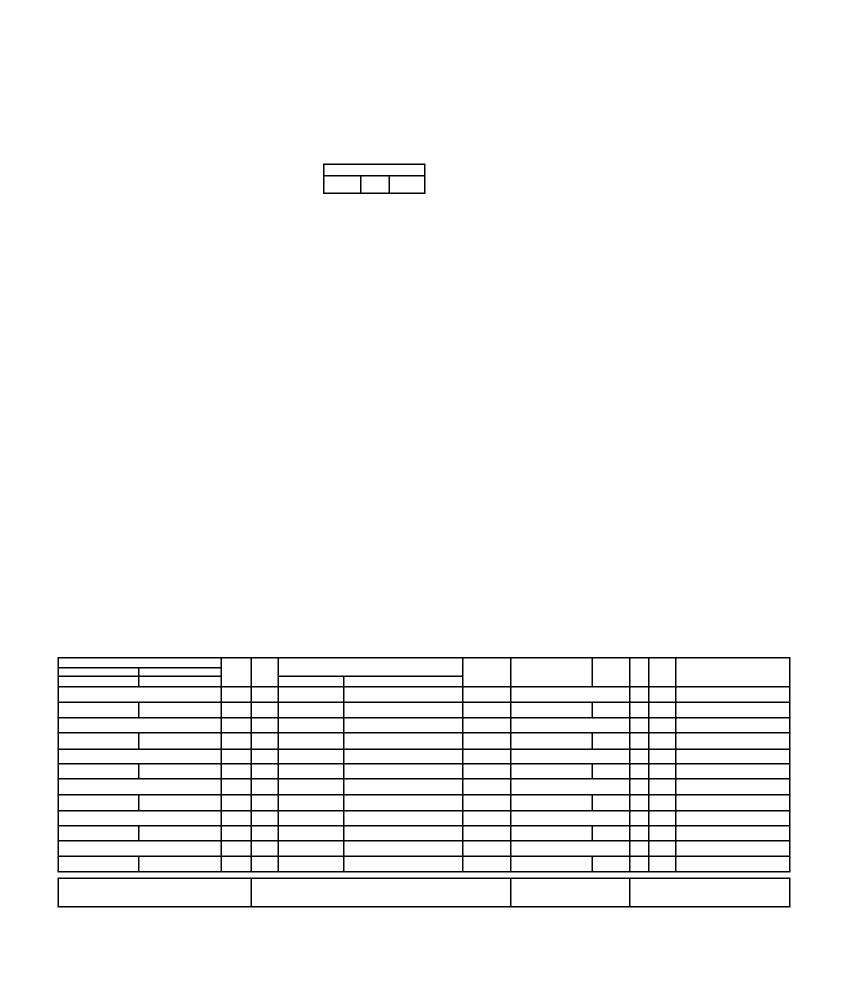
#> input picture templates/03-tables-frame.jpg, 1699 x 2014 px (shown at 1/2 size)
$ python -i image_processing.py   (imports and definitions only)
#> lines starting #> are read from the running program, lines starting #| are printed output that depends on the picture; after the words box and inside, x2 and y2 are one past the last pixel; in counts of white or black regions, pixels touching at a corner belong together
#> further down, picture is the input picture: shape (2014, 1699, 3); min 0, max 255, mean 248.3
# -----------------------------
#   IMPORTS
# -----------------------------
# Import the necessary packages
import cv2
import numpy as np
import imutils
from util.general_utilities import load_image

# -----------------------------
#   FUNCTIONS
# -----------------------------

# [32 lines left out: functions extract_roi, remove_blobs, not called in this run]

def remove_hlines(image):
    gray = cv2.cvtColor(image, cv2.COLOR_BGR2GRAY)
    # convert image to binary
    binary = cv2.adaptiveThreshold(gray, 255, cv2.ADAPTIVE_THRESH_MEAN_C, cv2.THRESH_BINARY_INV, 15, 2)
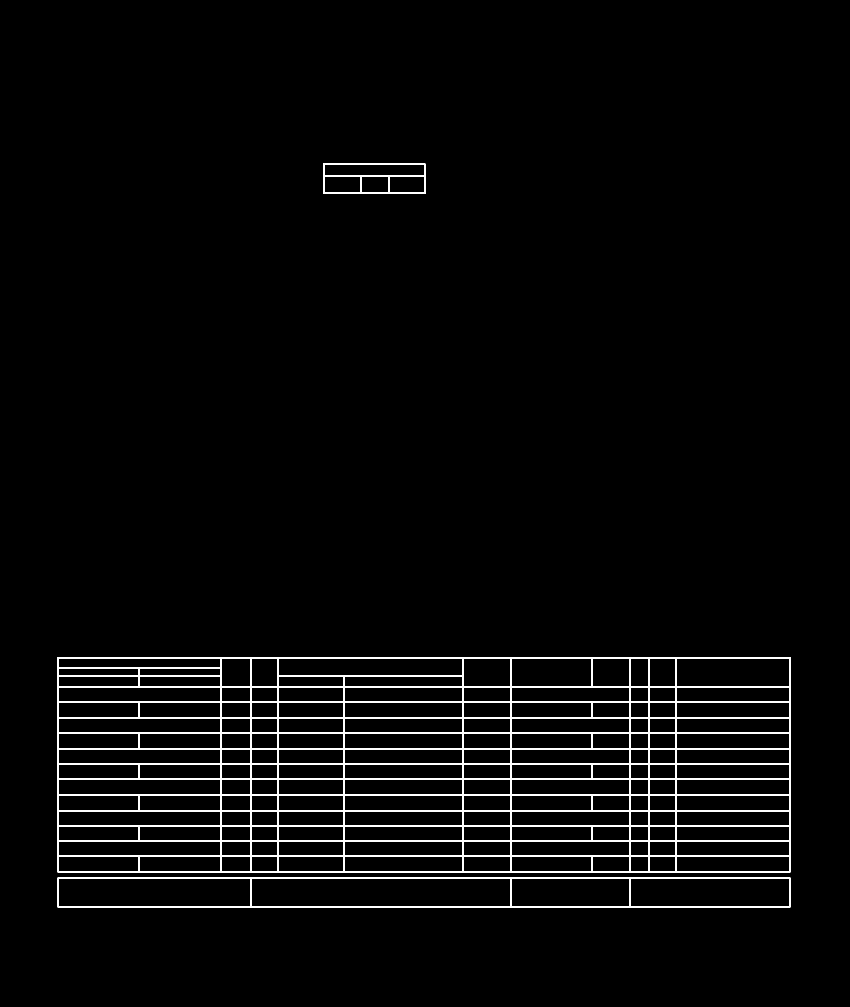
#> binary: shape (2014, 1699) (shown at 1/2 size); 2.6% white; 3 white regions, box (x1, y1, x2, y2) and area: (115, 1314, 1581, 1745) 78609, (115, 1755, 1581, 1815) 9606, (646, 327, 851, 388) 2349
    # apply morphological operations
    kernel = np.ones((3, 40), np.uint8)
    binary = cv2.morphologyEx(binary, cv2.MORPH_OPEN, kernel)
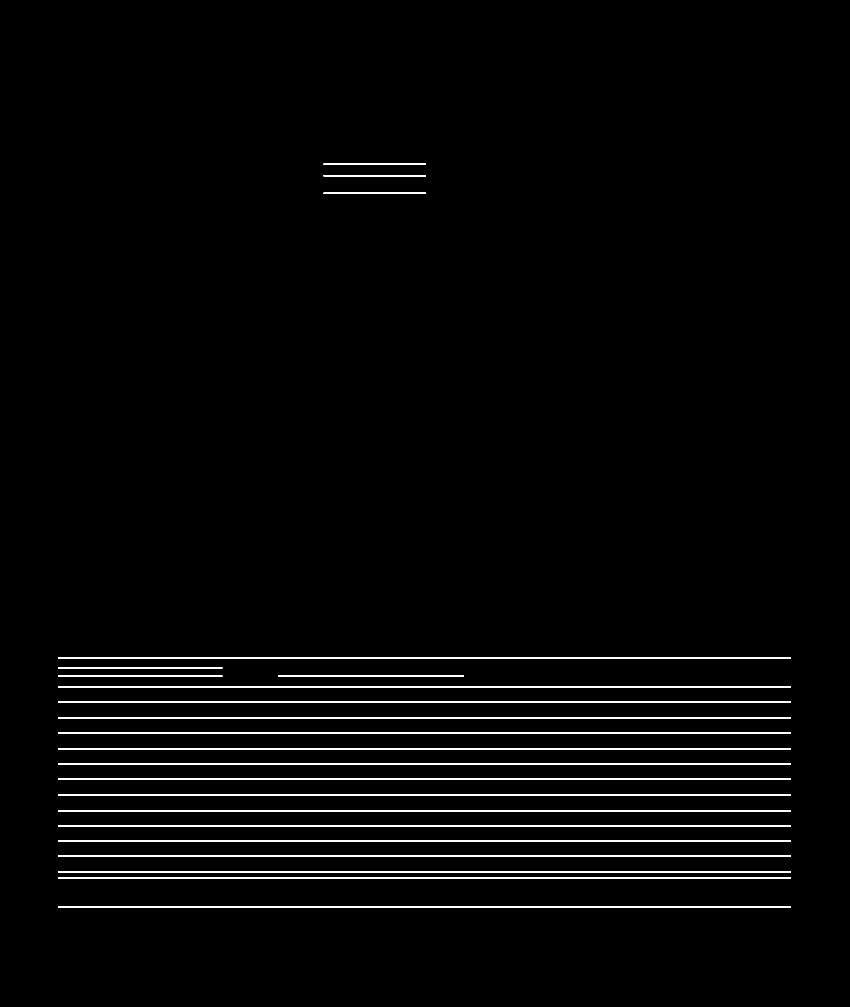
#> binary: shape (2014, 1699) (shown at 1/2 size); 2.2% white; 22 white regions, largest, box (x1, y1, x2, y2) and area: (116, 1314, 1582, 1317) 4398, (116, 1372, 1582, 1375) 4398, (116, 1403, 1582, 1406) 4398
    # apply mask to image
    gray[binary > 0] = 255
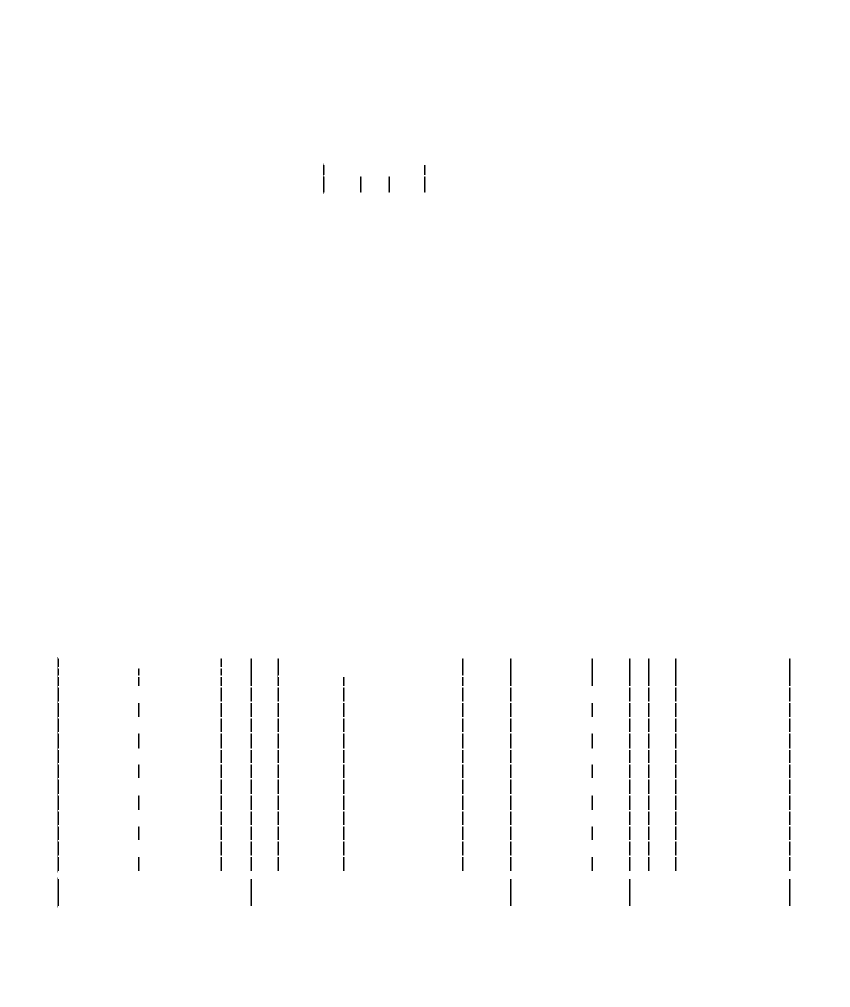
#> gray: shape (2014, 1699) (shown at 1/2 size); min 0, max 255, mean 253.9
    return gray


# -----------------------------
#   CURRENTLY NOT IN USE
# -----------------------------

# [125 lines left out: functions shift_down, shift_values, is_not_inside_bbox, remove_vertical_lines_old, fill_small_holes, remove_template, not called in this run]

>>> import cv2
>>> picture = cv2.imread('../templates/03-tables-frame.jpg')
>>> result = remove_hlines(picture)
